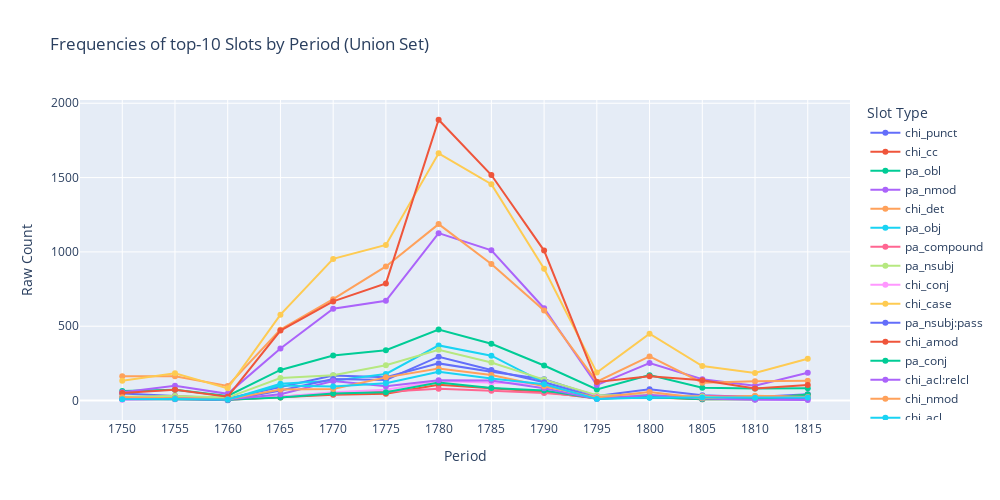

The cell this chart's notebook holds for it:
### Code cell
from SynFlow.SCD import plot_freq_top_union_slots_by_period

plot_freq_top_union_slots_by_period(
    json_path=slot_json_path,
    top_n=10,
    normalized=False,
    relative=False,
    token_counts=token_counts,
)

### Figure 1 — Plotly figure (JSON) as saved in the notebook; plotly's stock layout.template omitted (floating-point values rounded to 4 significant figures)
{"data": [{"hovertemplate": "Slot Type=chi_punct<br>Period=%{x}<br>Frequency=%{y}<extra></extra>", "legendgroup": "chi_punct", "line": {"color": "#636efa", "dash": "solid"}, "marker": {"symbol": "circle"}, "mode": "lines+markers", "name": "chi_punct", "orientation": "v", "showlegend": true, "type": "scatter", "x": ["1750", "1755", "1760", "1765", "1770", "1775", "1780", "1785", "1790", "1795", "1800", "1805", "1810", "1815"], "xaxis": "x", "y": [48, 33, 14, 91, 168, 157, 250, 193, 143, 30, 76, 35, 24, 42], "yaxis": "y"}, {"hovertemplate": "Slot Type=chi_cc<br>Period=%{x}<br>Frequency=%{y}<extra></extra>", "legendgroup": "chi_cc", "line": {"color": "#EF553B", "dash": "solid"}, "marker": {"symbol": "circle"}, "mode": "lines+markers", "name": "chi_cc", "orientation": "v", "showlegend": true, "type": "scatter", "x": ["1750", "1755", "1760", "1765", "1770", "1775", "1780", "1785", "1790", "1795", "1800", "1805", "1810", "1815"], "xaxis": "x", "y": [8, 10, 5, 21, 39, 45, 106, 83, 58, 13, 22, 8, 8, 39], "yaxis": "y"}, {"hovertemplate": "Slot Type=pa_obl<br>Period=%{x}<br>Frequency=%{y}<extra></extra>", "legendgroup": "pa_obl", "line": {"color": "#00cc96", "dash": "solid"}, "marker": {"symbol": "circle"}, "mode": "lines+markers", "name": "pa_obl", "orientation": "v", "showlegend": true, "type": "scatter", "x": ["1750", "1755", "1760", "1765", "1770", "1775", "1780", "1785", "1790", "1795", "1800", "1805", "1810", "1815"], "xaxis": "x", "y": [65, 72, 31, 206, 303, 338, 478, 382, 236, 75, 171, 86, 81, 83], "yaxis": "y"}, {"hovertemplate": "Slot Type=pa_nmod<br>Period=%{x}<br>Frequency=%{y}<extra></extra>", "legendgroup": "pa_nmod", "line": {"color": "#ab63fa", "dash": "solid"}, "marker": {"symbol": "circle"}, "mode": "lines+markers", "name": "pa_nmod", "orientation": "v", "showlegend": true, "type": "scatter", "x": ["1750", "1755", "1760", "1765", "1770", "1775", "1780", "1785", "1790", "1795", "1800", "1805", "1810", "1815"], "xaxis": "x", "y": [56, 100, 45, 350, 618, 671, 1126, 1011, 621, 104, 252, 143, 100, 187], "yaxis": "y"}, {"hovertemplate": "Slot Type=chi_det<br>Period=%{x}<br>Frequency=%{y}<extra></extra>", "legendgroup": "chi_det", "line": {"color": "#FFA15A", "dash": "solid"}, "marker": {"symbol": "circle"}, "mode": "lines+markers", "name": "chi_det", "orientation": "v", "showlegend": true, "type": "scatter", "x": ["1750", "1755", "1760", "1765", "1770", "1775", "1780", "1785", "1790", "1795", "1800", "1805", "1810", "1815"], "xaxis": "x", "y": [163, 164, 98, 477, 682, 902, 1187, 919, 606, 127, 297, 120, 130, 133], "yaxis": "y"}, {"hovertemplate": "Slot Type=pa_obj<br>Period=%{x}<br>Frequency=%{y}<extra></extra>", "legendgroup": "pa_obj", "line": {"color": "#19d3f3", "dash": "solid"}, "marker": {"symbol": "circle"}, "mode": "lines+markers", "name": "pa_obj", "orientation": "v", "showlegend": true, "type": "scatter", "x": ["1750", "1755", "1760", "1765", "1770", "1775", "1780", "1785", "1790", "1795", "1800", "1805", "1810", "1815"], "xaxis": "x", "y": [15, 18, 6, 113, 134, 179, 371, 302, 121, 16, 18, 21, 12, 34], "yaxis": "y"}, {"hovertemplate": "Slot Type=pa_compound<br>Period=%{x}<br>Frequency=%{y}<extra></extra>", "legendgroup": "pa_compound", "line": {"color": "#FF6692", "dash": "solid"}, "marker": {"symbol": "circle"}, "mode": "lines+markers", "name": "pa_compound", "orientation": "v", "showlegend": true, "type": "scatter", "x": ["1750", "1755", "1760", "1765", "1770", "1775", "1780", "1785", "1790", "1795", "1800", "1805", "1810", "1815"], "xaxis": "x", "y": [19, 30, 6, 25, 47, 59, 79, 66, 51, 22, 33, 30, 27, 32], "yaxis": "y"}, {"hovertemplate": "Slot Type=pa_nsubj<br>Period=%{x}<br>Frequency=%{y}<extra></extra>", "legendgroup": "pa_nsubj", "line": {"color": "#B6E880", "dash": "solid"}, "marker": {"symbol": "circle"}, "mode": "lines+markers", "name": "pa_nsubj", "orientation": "v", "showlegend": true, "type": "scatter", "x": ["1750", "1755", "1760", "1765", "1770", "1775", "1780", "1785", "1790", "1795", "1800", "1805", "1810", "1815"], "xaxis": "x", "y": [26, 31, 20, 152, 171, 238, 342, 256, 141, 36, 35, 27, 16, 22], "yaxis": "y"}, {"hovertemplate": "Slot Type=chi_conj<br>Period=%{x}<br>Frequency=%{y}<extra></extra>", "legendgroup": "chi_conj", "line": {"color": "#FF97FF", "dash": "solid"}, "marker": {"symbol": "circle"}, "mode": "lines+markers", "name": "chi_conj", "orientation": "v", "showlegend": true, "type": "scatter", "x": ["1750", "1755", "1760", "1765", "1770", "1775", "1780", "1785", "1790", "1795", "1800", "1805", "1810", "1815"], "xaxis": "x", "y": [4, 10, 6, 26, 55, 72, 132, 119, 110, 25, 28, 15, 10, 21], "yaxis": "y"}, {"hovertemplate": "Slot Type=chi_case<br>Period=%{x}<br>Frequency=%{y}<extra></extra>", "legendgroup": "chi_case", "line": {"color": "#FECB52", "dash": "solid"}, "marker": {"symbol": "circle"}, "mode": "lines+markers", "name": "chi_case", "orientation": "v", "showlegend": true, "type": "scatter", "x": ["1750", "1755", "1760", "1765", "1770", "1775", "1780", "1785", "1790", "1795", "1800", "1805", "1810", "1815"], "xaxis": "x", "y": [133, 183, 82, 578, 953, 1047, 1663, 1455, 887, 188, 450, 232, 185, 281], "yaxis": "y"}, {"hovertemplate": "Slot Type=pa_nsubj:pass<br>Period=%{x}<br>Frequency=%{y}<extra></extra>", "legendgroup": "pa_nsubj:pass", "line": {"color": "#636efa", "dash": "solid"}, "marker": {"symbol": "circle"}, "mode": "lines+markers", "name": "pa_nsubj:pass", "orientation": "v", "showlegend": true, "type": "scatter", "x": ["1750", "1755", "1760", "1765", "1770", "1775", "1780", "1785", "1790", "1795", "1800", "1805", "1810", "1815"], "xaxis": "x", "y": [17, 16, 2, 68, 145, 139, 295, 206, 123, 21, 22, 15, 12, 16], "yaxis": "y"}, {"hovertemplate": "Slot Type=chi_amod<br>Period=%{x}<br>Frequency=%{y}<extra></extra>", "legendgroup": "chi_amod", "line": {"color": "#EF553B", "dash": "solid"}, "marker": {"symbol": "circle"}, "mode": "lines+markers", "name": "chi_amod", "orientation": "v", "showlegend": true, "type": "scatter", "x": ["1750", "1755", "1760", "1765", "1770", "1775", "1780", "1785", "1790", "1795", "1800", "1805", "1810", "1815"], "xaxis": "x", "y": [51, 73, 26, 471, 667, 788, 1889, 1517, 1009, 125, 164, 137, 81, 105], "yaxis": "y"}, {"hovertemplate": "Slot Type=pa_conj<br>Period=%{x}<br>Frequency=%{y}<extra></extra>", "legendgroup": "pa_conj", "line": {"color": "#00cc96", "dash": "solid"}, "marker": {"symbol": "circle"}, "mode": "lines+markers", "name": "pa_conj", "orientation": "v", "showlegend": true, "type": "scatter", "x": ["1750", "1755", "1760", "1765", "1770", "1775", "1780", "1785", "1790", "1795", "1800", "1805", "1810", "1815"], "xaxis": "x", "y": [10, 10, 5, 21, 47, 56, 122, 85, 67, 13, 24, 8, 8, 40], "yaxis": "y"}, {"hovertemplate": "Slot Type=chi_acl:relcl<br>Period=%{x}<br>Frequency=%{y}<extra></extra>", "legendgroup": "chi_acl:relcl", "line": {"color": "#ab63fa", "dash": "solid"}, "marker": {"symbol": "circle"}, "mode": "lines+markers", "name": "chi_acl:relcl", "orientation": "v", "showlegend": true, "type": "scatter", "x": ["1750", "1755", "1760", "1765", "1770", "1775", "1780", "1785", "1790", "1795", "1800", "1805", "1810", "1815"], "xaxis": "x", "y": [12, 8, 7, 42, 132, 96, 137, 135, 83, 10, 37, 14, 6, 4], "yaxis": "y"}, {"hovertemplate": "Slot Type=chi_nmod<br>Period=%{x}<br>Frequency=%{y}<extra></extra>", "legendgroup": "chi_nmod", "line": {"color": "#FFA15A", "dash": "solid"}, "marker": {"symbol": "circle"}, "mode": "lines+markers", "name": "chi_nmod", "orientation": "v", "showlegend": true, "type": "scatter", "x": ["1750", "1755", "1760", "1765", "1770", "1775", "1780", "1785", "1790", "1795", "1800", "1805", "1810", "1815"], "xaxis": "x", "y": [23, 13, 8, 75, 77, 156, 215, 172, 97, 20, 58, 15, 32, 24], "yaxis": "y"}, {"hovertemplate": "Slot Type=chi_acl<br>Period=%{x}<br>Frequency=%{y}<extra></extra>", "legendgroup": "chi_acl", "line": {"color": "#19d3f3", "dash": "solid"}, "marker": {"symbol": "circle"}, "mode": "lines+markers", "name": "chi_acl", "orientation": "v", "showlegend": true, "type": "scatter", "x": ["1750", "1755", "1760", "1765", "1770", "1775", "1780", "1785", "1790", "1795", "1800", "1805", "1810", "1815"], "xaxis": "x", "y": [8, 11, 7, 102, 94, 117, 193, 148, 109, 10, 21, 21, 18, 21], "yaxis": "y"}], "layout": {"height": 500, "legend": {"title": {"text": "Slot Type"}, "tracegroupgap": 0}, "title": {"text": "Frequencies of top-10 Slots by Period (Union Set)"}, "width": 1000, "xaxis": {"anchor": "y", "domain": [0, 1], "title": {"text": "Period"}}, "yaxis": {"anchor": "x", "domain": [0, 1], "title": {"text": "Raw Count"}}}}
